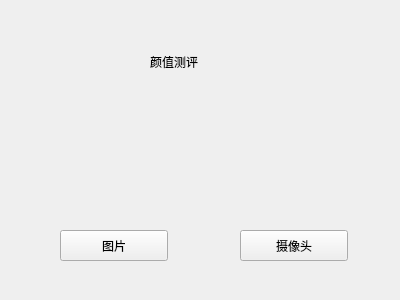
<?xml version="1.0" encoding="UTF-8"?>
<ui version="4.0">
 <class>StartWindow</class>
 <widget class="QWidget" name="StartWindow">
  <property name="geometry">
   <rect>
    <x>0</x>
    <y>0</y>
    <width>400</width>
    <height>300</height>
   </rect>
  </property>
  <property name="windowTitle">
   <string>Form</string>
  </property>
  <widget class="QPushButton" name="photoTestBtn">
   <property name="geometry">
    <rect>
     <x>60</x>
     <y>230</y>
     <width>108</width>
     <height>31</height>
    </rect>
   </property>
   <property name="text">
    <string>图片</string>
   </property>
  </widget>
  <widget class="QLabel" name="label">
   <property name="geometry">
    <rect>
     <x>150</x>
     <y>50</y>
     <width>72</width>
     <height>23</height>
    </rect>
   </property>
   <property name="text">
    <string>颜值测评</string>
   </property>
  </widget>
  <widget class="QLabel" name="label_2">
   <property name="geometry">
    <rect>
     <x>250</x>
     <y>240</y>
     <width>80</width>
     <height>23</height>
    </rect>
   </property>
   <property name="text">
    <string/>
   </property>
  </widget>
  <widget class="QPushButton" name="pushButton">
   <property name="geometry">
    <rect>
     <x>240</x>
     <y>230</y>
     <width>108</width>
     <height>31</height>
    </rect>
   </property>
   <property name="text">
    <string>摄像头</string>
   </property>
  </widget>
 </widget>
 <resources/>
 <connections/>
</ui>
